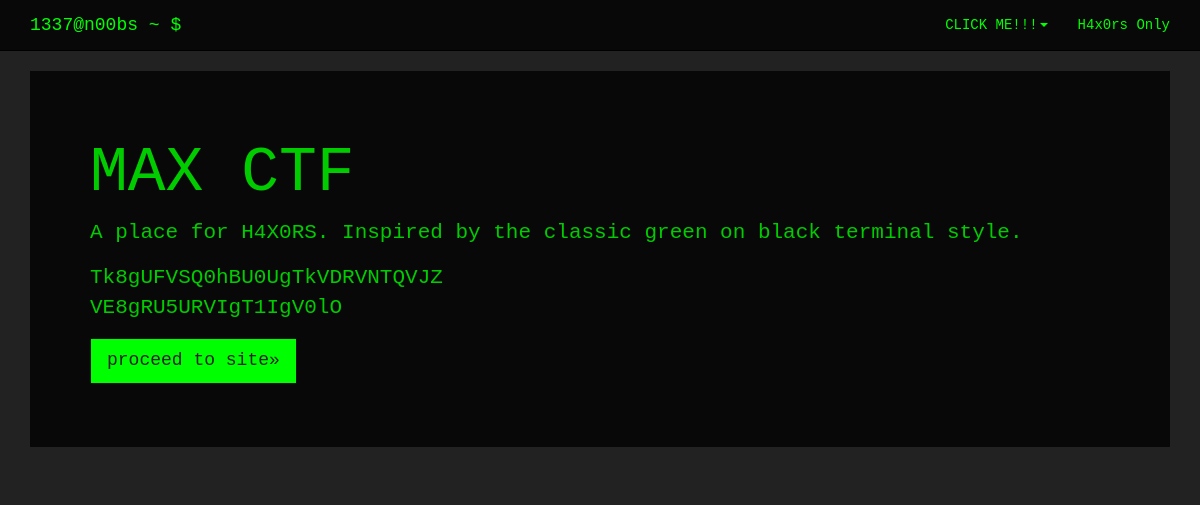
Screenshot of /header3.php with the database file from the repository.
### tables this page shows
CREATE TABLE `site` (
  `id` int(11) NOT NULL,
  `sitename` varchar(100) NOT NULL,
  `header` varchar(300) NOT NULL,
  `header2` varchar(100) NOT NULL,
  `about` varchar(5000) NOT NULL,
  `disclaimer` varchar(400) NOT NULL
);

### header3.php (the view, shortened to what this page needs)
<?php
$querysite = "SELECT * FROM site";
    $result = mysqli_query($conn,$querysite) or die(mysqli_error($conn));
    if (mysqli_num_rows($result) > 0)
    {
        while($row=mysqli_fetch_array($result))
        {
            $header=$row['header'];
            $header2=$row['header2'];
            $suna=$row['sitename'];
        }
    }
?>
<!DOCTYPE html>
<html>
<head>
    <link href="css/hacker.css" rel="stylesheet">
</head>
<body>
    <nav class="navbar navbar-default navbar-static-top">
        <div class="container">
            <div class="navbar-header">
                <a class="navbar-brand" href="index.html#">1337@n00bs ~ $</a>
            </div>
            <div id="navbar" class="navbar-collapse collapse">
                <ul class="nav navbar-nav navbar-right">
                    <li class="dropdown">
                        <a xhref="#" class="dropdown-toggle" data-toggle="dropdown" role="button" aria-expanded="false">CLICK ME!!!<span class="caret"></span> </a>
                    </li>
                    <li>
                        <a href="https://reddit.com/r/itsaunixsystem" target="_blank">H4x0rs Only</a>
                    </li>
                </ul>
            </div>
        </div>
    </nav>
    <div class="container">
        <div class="jumbotron">
            <h1><?php echo $suna; ?></h1>
            <p><?php echo $header; ?> </p>
            <p><?php echo $header2; ?></p>
            <p>
                <a class="btn btn-lg btn-primary" href="home.php" role="button">proceed to site»</a>
            </p>
        </div>

### rows the page displays
site: sitename "MAX CTF", header "A place for H4X0RS. Inspired by the classic green on black terminal style.", header2 "Tk8gUFVSQ0hBU0UgTkVDRVNTQVJZ VE8gRU5URVIgT1IgV0lO"
